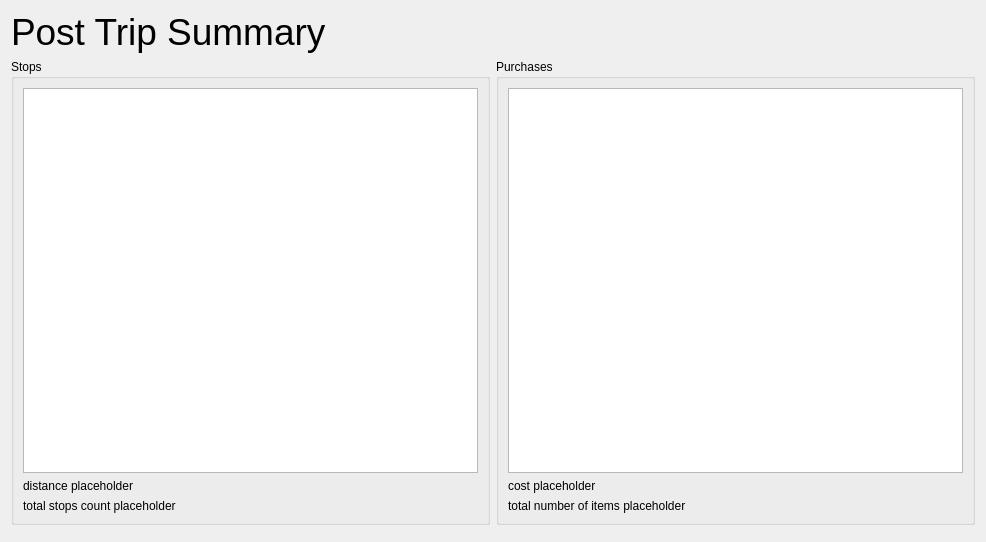
<?xml version="1.0" encoding="UTF-8"?>
<ui version="4.0">
 <class>end_trip_summary</class>
 <widget class="QWidget" name="end_trip_summary">
  <property name="geometry">
   <rect>
    <x>0</x>
    <y>0</y>
    <width>986</width>
    <height>542</height>
   </rect>
  </property>
  <property name="windowTitle">
   <string>Form</string>
  </property>
  <layout class="QGridLayout" name="gridLayout">
   <item row="1" column="2" colspan="2">
    <widget class="QGroupBox" name="groupBox_2">
     <property name="font">
      <font>
       <italic>false</italic>
       <bold>false</bold>
      </font>
     </property>
     <property name="title">
      <string>Purchases</string>
     </property>
     <property name="checkable">
      <bool>false</bool>
     </property>
     <layout class="QVBoxLayout" name="verticalLayout_2">
      <item>
       <widget class="QTableView" name="purchasesTableView">
        <property name="editTriggers">
         <set>QAbstractItemView::EditTrigger::NoEditTriggers</set>
        </property>
        <attribute name="verticalHeaderVisible">
         <bool>false</bool>
        </attribute>
       </widget>
      </item>
      <item>
       <widget class="QLabel" name="totalCostValue">
        <property name="text">
         <string>cost placeholder</string>
        </property>
       </widget>
      </item>
      <item>
       <widget class="QLabel" name="numItemsValue">
        <property name="text">
         <string>total number of items placeholder</string>
        </property>
       </widget>
      </item>
     </layout>
    </widget>
   </item>
   <item row="3" column="2">
    <widget class="QWidget" name="widget" native="true"/>
   </item>
   <item row="0" column="0" colspan="4">
    <widget class="QLabel" name="label">
     <property name="maximumSize">
      <size>
       <width>16777215</width>
       <height>50</height>
      </size>
     </property>
     <property name="font">
      <font>
       <pointsize>28</pointsize>
      </font>
     </property>
     <property name="text">
      <string>Post Trip Summary</string>
     </property>
    </widget>
   </item>
   <item row="1" column="0" colspan="2">
    <widget class="QGroupBox" name="groupBox">
     <property name="font">
      <font>
       <underline>false</underline>
      </font>
     </property>
     <property name="title">
      <string>Stops</string>
     </property>
     <layout class="QVBoxLayout" name="verticalLayout">
      <item>
       <widget class="QListView" name="stopsListView">
        <property name="editTriggers">
         <set>QAbstractItemView::EditTrigger::NoEditTriggers</set>
        </property>
       </widget>
      </item>
      <item>
       <widget class="QLabel" name="totalDistValue">
        <property name="text">
         <string>distance placeholder</string>
        </property>
       </widget>
      </item>
      <item>
       <widget class="QLabel" name="stopCountValue">
        <property name="text">
         <string>total stops count placeholder</string>
        </property>
       </widget>
      </item>
     </layout>
    </widget>
   </item>
  </layout>
 </widget>
 <resources/>
 <connections/>
</ui>
